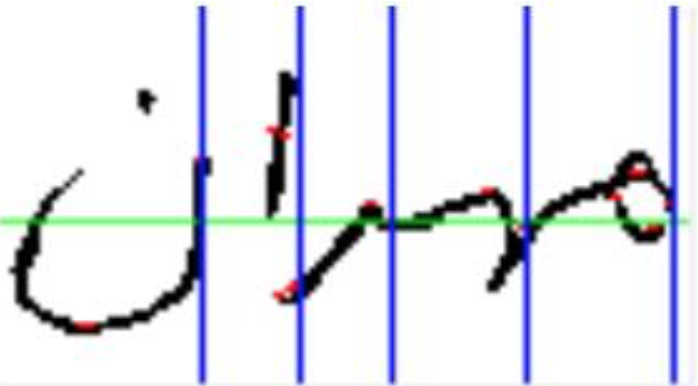
#> input picture DIP-Labs/Lab10_Morphological_Operations/urduSig.png, 698 x 386 px
$ python Task_2.py
#> lines starting #> are read from the running program, lines starting #| are printed output that depends on the picture; after the words box and inside, x2 and y2 are one past the last pixel; in counts of white or black regions, pixels touching at a corner belong together
import cv2
import matplotlib.pyplot as plt
import numpy as np

def binarization(img):
    bin_img = np.where(img>45, 255, 0)
    return bin_img

def invert(img):
    invert_img = (255-img)
    return invert_img

def compoundOperation(img):
    bin_img = binarization(img)
    inv_bin_img = invert(bin_img)
    inv_bin_img = inv_bin_img.astype('uint8')
    kernel = np.ones((5, 5), np.uint8)
    dilated_img = cv2.dilate(inv_bin_img, kernel, iterations=2)
    plt.imshow(dilated_img, cmap="gray")
    plt.show()

img = cv2.imread("urduSig.png", 0)
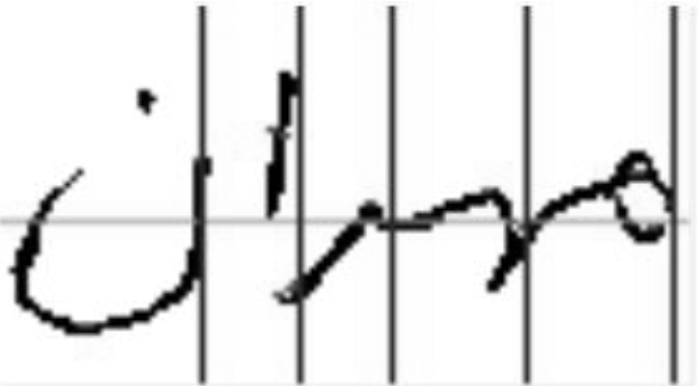
#> img: shape (386, 698); min 0, max 255, mean 228.5
compoundOperation(img)
#> in binarization, `bin_img = np.where(img>45, 255, 0)`:
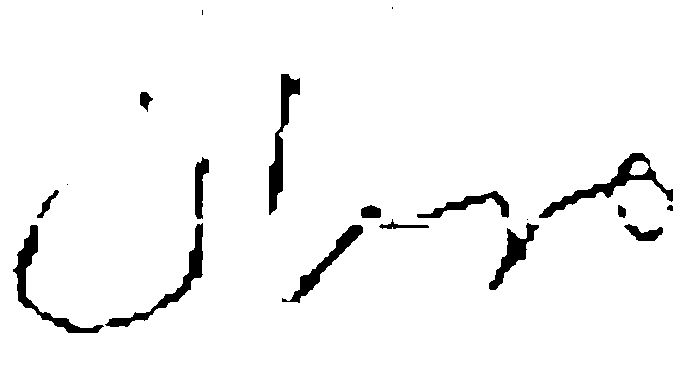
#> bin_img: shape (386, 698) int64; 96.2% white; 19 black regions (4 under 20 px), largest, box (x1, y1, x2, y2) and area: (539, 153, 673, 218) 1567, (13, 225, 104, 333) 1412, (269, 74, 300, 215) 1399
#> in compoundOperation, `dilated_img = cv2.dilate(inv_bin_img, kernel, iterations=2)`:
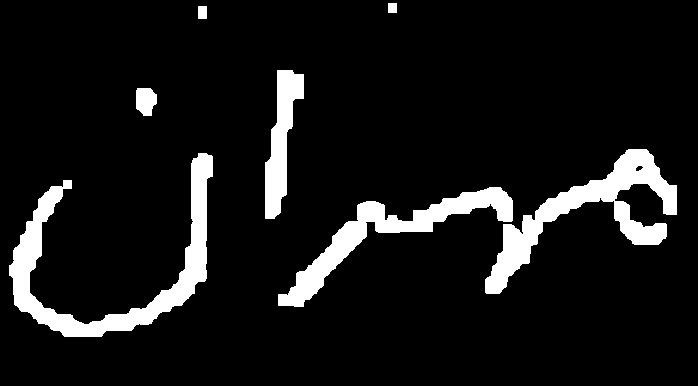
#> dilated_img: shape (386, 698); 9% white; 7 white regions, largest, box (x1, y1, x2, y2) and area: (9, 153, 213, 337) 8036, (485, 149, 677, 294) 7074, (278, 187, 513, 307) 5630
